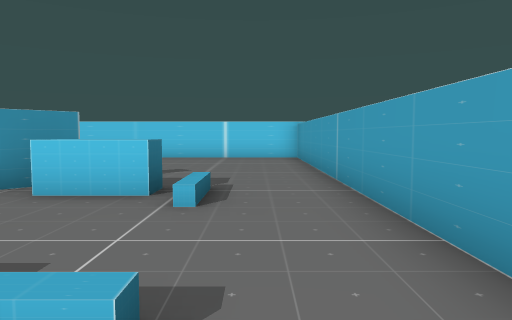
view 1 (above)

21 first-person views from a walk through a 3-D level made in the Unity game engine. The camera is 1.5 m above the floor, tilts 4° down and sees 70° across. The floor is counted in squares, 1.86 m on a side. Each view is taken from the middle of a square. On the plan, view 1 faces up. The plan holds only what a view shows up to about 12 squares ahead; the rest is blank. The player character is not drawn.

view 2
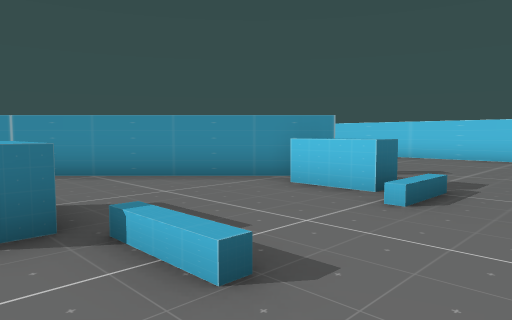

view 3
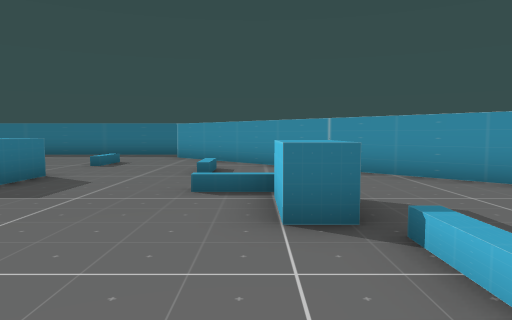

view 4
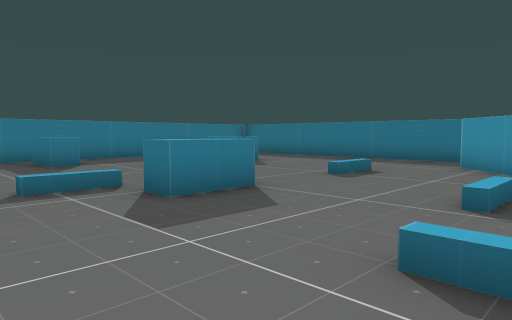

view 5
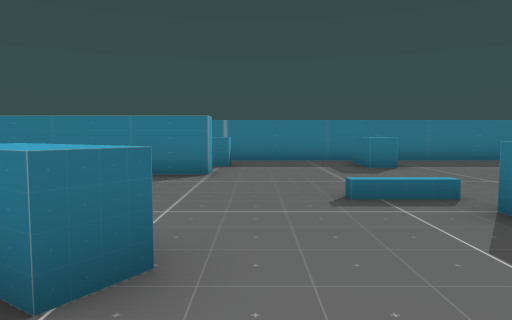

view 6
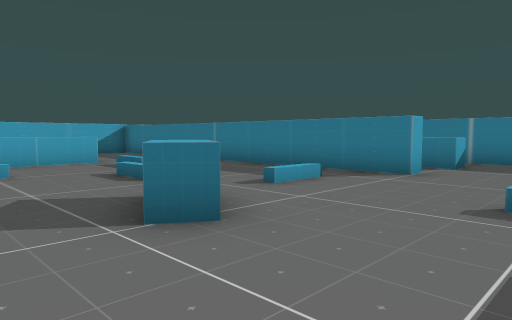

view 7
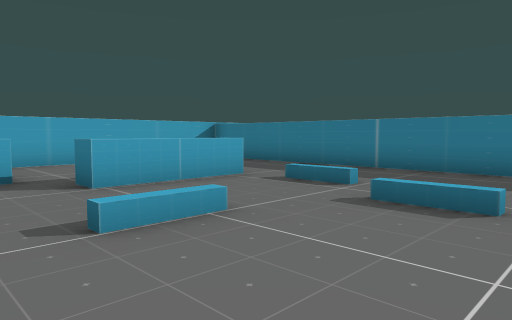

view 8
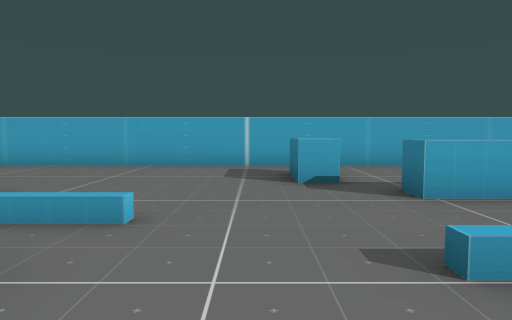

view 9
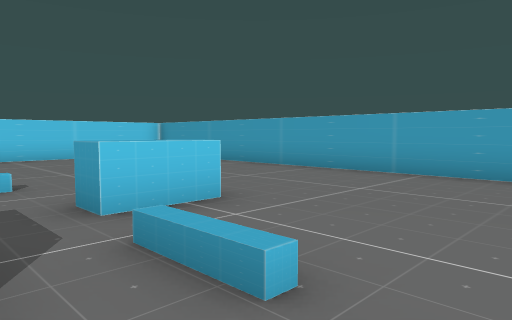

view 10
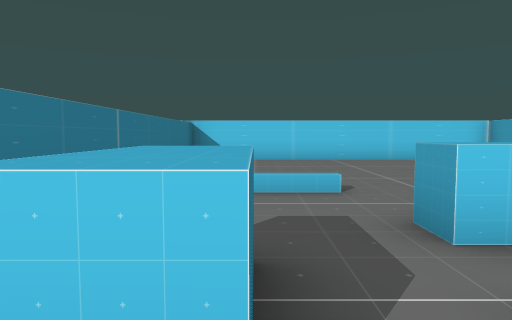

view 11
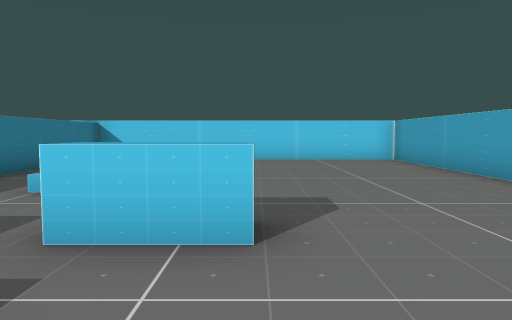

view 12
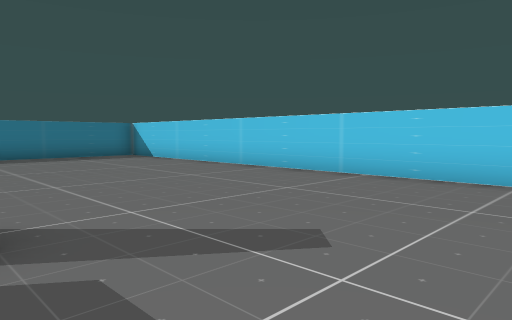

view 13
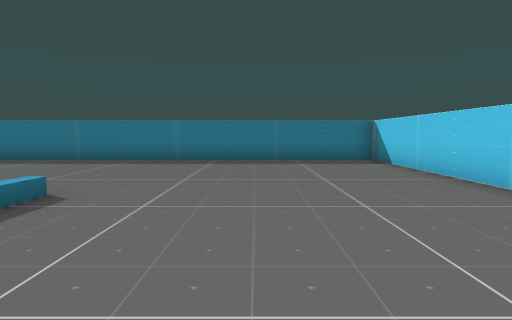

view 14
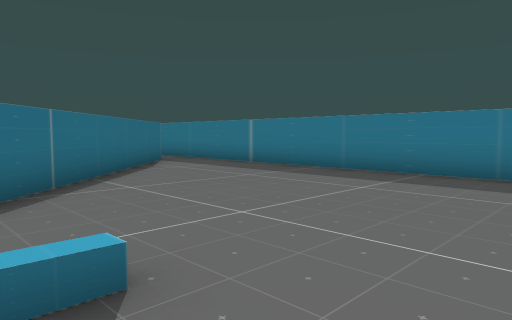

view 15
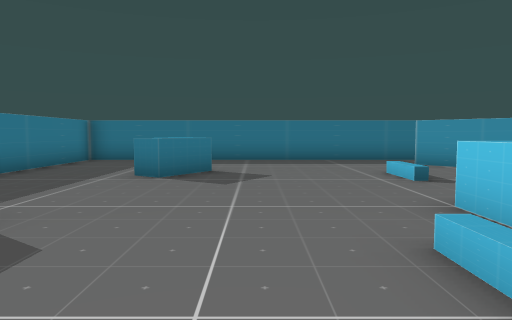

view 16
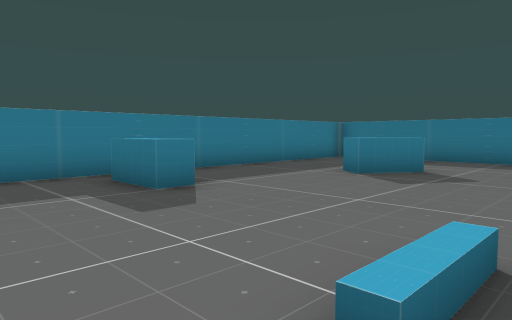

view 17
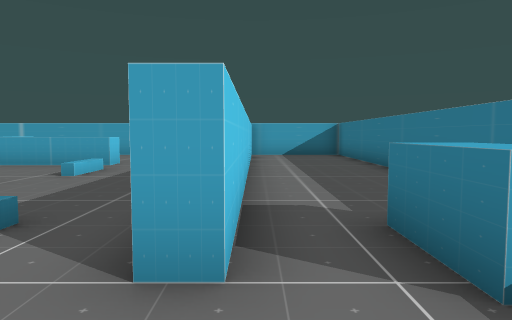

view 18
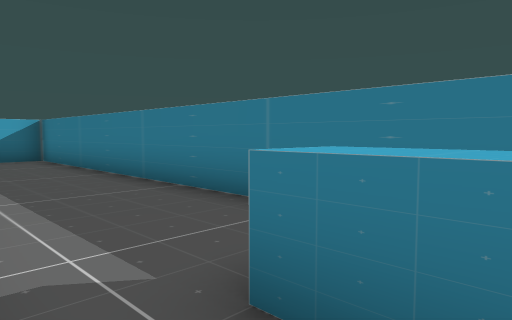

view 19
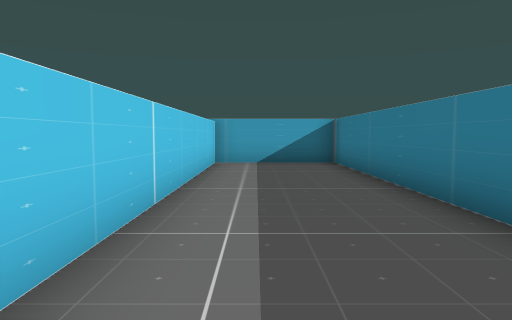

view 20
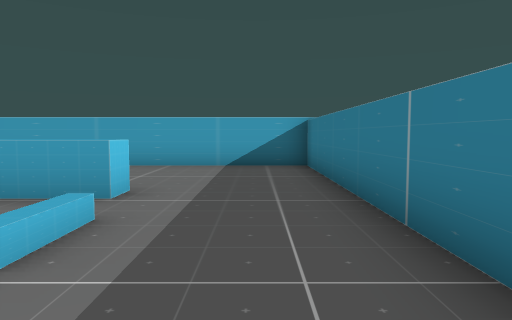

view 21
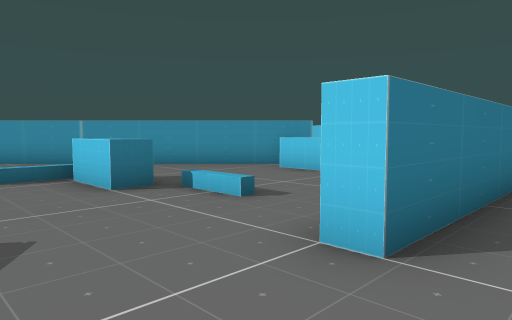

### Floor plan
Key: @ floor where view 1 was taken; # wall or solid block; . floor; / step, stairs or slope; ^ raised ledge.
Columns run from 14 left of view 1 to 12 right of it. Each row starts with its distance up from view 1.
 13 ##############  ###########
 12 #...............# ........#
 11 #...............# ........#
 10 #...............# ........#
  9 #...............# ........#
  8 #...............#.  ......#
  7 #...............#. .......#
  6 #......//  #....#.........#
  5 #........##^^...# ........#
  4 #.......##......# ..^^....#
  3 #......##.......#.^.......#
  2 #.....##........#.^.......#
  1 #....##   .^....#.........#
  0 #...##..  ....@...........#
 -1 #..##../........../...^^..#
 -2 #.##............../..^....#
 -3 #............^^......^ ...#
 -4 #..../..^^....^......^  ..#
 -5 #....................^....#
 -6 #.........................#
 -7 #.........................#
 -8 #...^........##############
 -9 #..  ^....................#
-10 #........^...^^...........#
-11 #........^................#
-12 #.............  ..........#
-13 ###########################

Positions as (right, up) in squares from view 1, and headings:
1: (0, 0), facing up
2: (1, 0), facing up-left
3: (1, 0), facing left
4: (-2, 0), facing down-left
5: (-2, -1), facing down
6: (-4, -1), facing down-right
7: (1, 0), facing down-right
8: (2, 0), facing right
9: (4, 0), facing up-right
10: (4, 1), facing up
11: (7, 1), facing up
12: (0, 6), facing up-left
13: (-2, 9), facing left
14: (-6, 8), facing down-left
15: (-2, -7), facing left
16: (-2, -5), facing down-left
17: (-3, -9), facing right
18: (-1, -9), facing down-right
19: (1, -10), facing right
20: (2, -7), facing right
21: (3, -2), facing up-left
